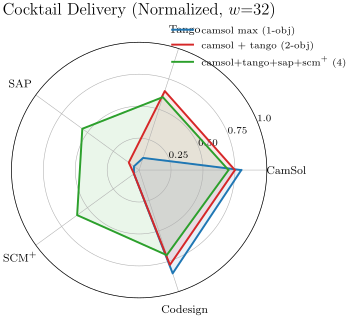

This chart was generated by the following Python code:
# P26_v2: Radar chart — per-property delivery for each of the three recipes (camsol, tango, sap, scm, codesign).
# (Alternative framing: see all objectives at once rather than only the SWI summary.)
# Visualizes: E068 / E072
# DATA: inline (approximated from E072 prose)
import sys
from pathlib import Path
sys.path.insert(0, str(Path(__file__).parent.parent))
from plot_utils import figsize
import matplotlib.pyplot as plt
import numpy as np

axes_labels = ["CamSol", "Tango", "SAP", "SCM$^+$", "Codesign"]
N = len(axes_labels)
angles = np.linspace(0, 2 * np.pi, N, endpoint=False).tolist()
angles += angles[:1]

# Normalized magnitude (0 to 1) along each axis. Codesign axis: 1 = highest retention.
recipes = {
    "camsol max (1-obj)":             [0.80, 0.10, 0.05, 0.05, 0.85],
    "camsol + tango (2-obj)":         [0.75, 0.65, 0.10, 0.05, 0.78],
    "camsol+tango+sap+scm$^+$ (4)":   [0.70, 0.60, 0.55, 0.60, 0.70],
}
colors = ["#1f77b4", "#d62728", "#2ca02c"]

fig, ax = plt.subplots(figsize=figsize(0.85), subplot_kw=dict(polar=True))
for (label, vals), c in zip(recipes.items(), colors):
    vals = vals + vals[:1]
    ax.plot(angles, vals, "-", lw=1.4, color=c, label=label)
    ax.fill(angles, vals, alpha=0.10, color=c)

ax.set_xticks(angles[:-1]); ax.set_xticklabels(axes_labels, fontsize=8.5)
ax.set_yticks([0.25, 0.5, 0.75, 1.0])
ax.set_yticklabels(["0.25", "0.50", "0.75", "1.0"], fontsize=7)
ax.set_ylim(0, 1.0)
ax.set_title("Cocktail Delivery (Normalized, $w{=}32$)", pad=20)
ax.legend(frameon=False, fontsize=7.5, loc="upper right", bbox_to_anchor=(1.35, 1.1))

fig.savefig(Path(__file__).with_suffix(".pdf"))
